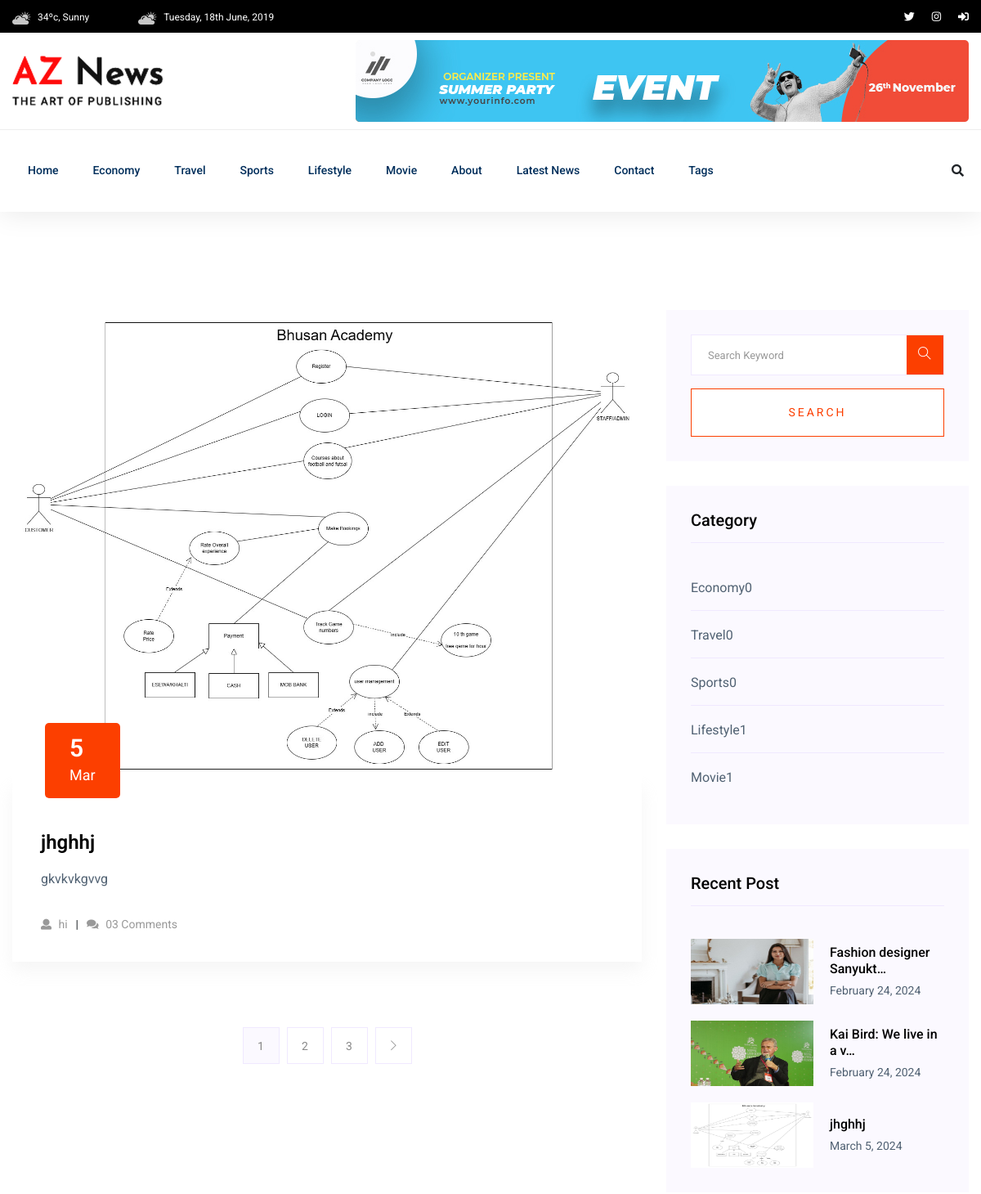
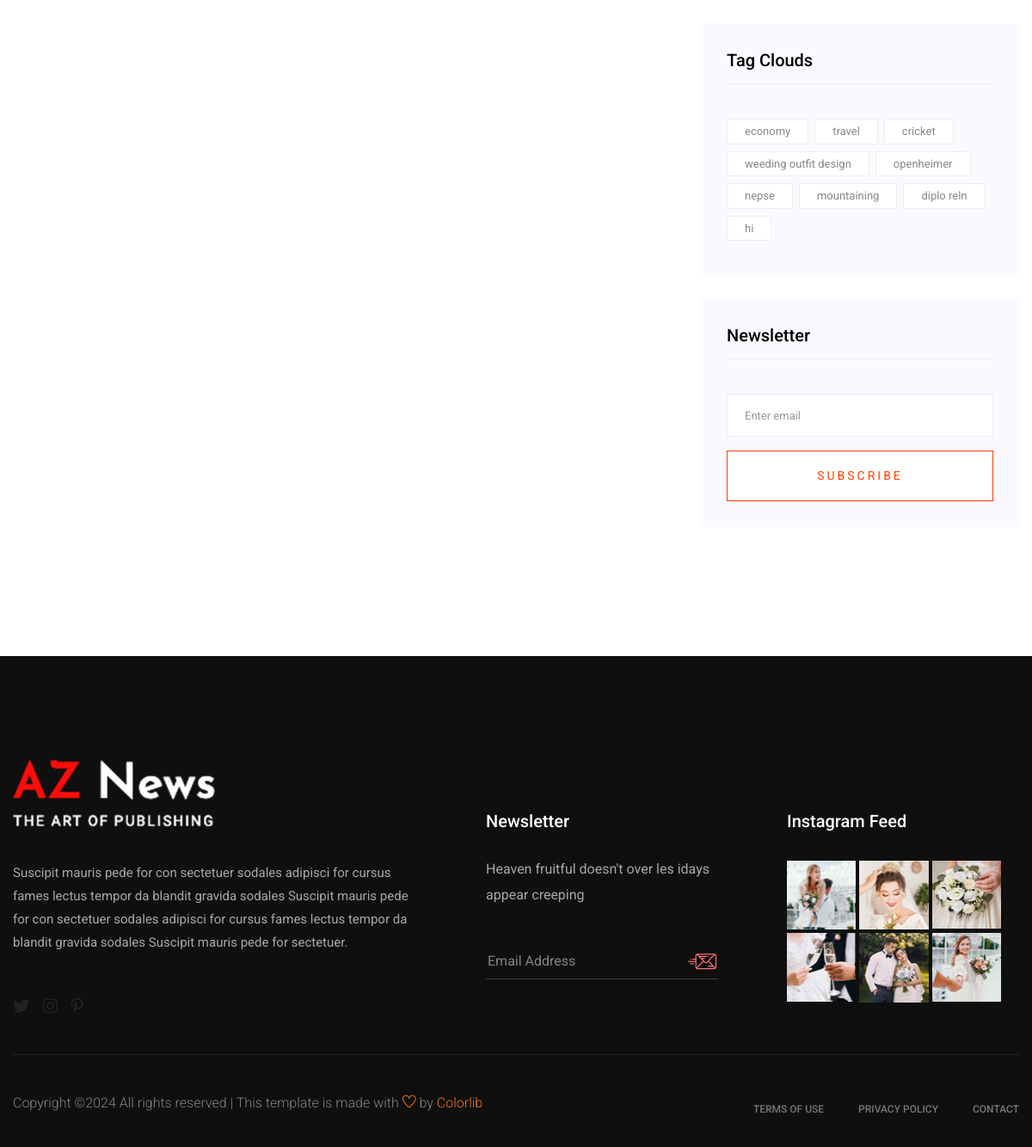
The page /post-list/ on the database its author committed (2 pictures, top to bottom).
### news_app/models.py (models this page shows, shortened)
class base_model(models.Model):
    updated_at = models.DateTimeField(auto_now=True)
    created_at = models.DateTimeField(auto_now_add=True)
    class Meta:
        abstract = True # django le table banudaina

class Category(base_model):
    name = models.CharField(max_length=200)

class Post(base_model):
    STATUS_CHOICES = [
        ('active', 'Active'),
        ('in_active', 'Inactive'),
    ]
    title = models.CharField(max_length=200)
    content = models.TextField()
    featured_image = models.ImageField(upload_to="post_images/%y/%m/%d", blank=False)
    author = models.ForeignKey("auth.User", on_delete=models.CASCADE, related_name='news_posts')
    status = models.CharField(max_length=20, choices=STATUS_CHOICES, default="active")
    views_count = models.PositiveBigIntegerField(default=0)
    published_at = models.DateTimeField(null=True, blank=True)
    category = models.ForeignKey(Category, on_delete=models.CASCADE)
    tag = models.ManyToManyField(Tag)

class Tag(base_model):
    name = models.CharField(max_length=200)
    def __str__(self):
        return self.name

### news_app/views.py (the view)
# urls.py: path('post-list/', views.PostView.as_view(),
class PostView(ListView):
    model = Post
    template_name = "aznews/list/list.html"
    context_object_name = "posts"
    queryset = Post.objects.filter(published_at__isnull=False, status="active").order_by("-published_at")
    paginate_by = 1

### templates/aznews/list/list.html
{% extends "aznews/base.html" %}
{% block content %}
    <section class="blog_area section-padding">
        <div class="container">
            <div class="row">
                <div class="col-lg-8 mb-5 mb-lg-0">
                    <div class="blog_left_sidebar">
                       {% include "aznews/list/left/post_list.html" with posts=page_obj %}
                       {% include "aznews/list/left/pagination.html" %}
                    </div>
                </div>
                <div class="col-lg-4">
                    <div class="blog_right_sidebar">
                        {% include "aznews/list/right/search_form.html" %}
                        {% include "aznews/list/right/categories.html" %}
                        {% include "aznews/list/right/recent_posts.html" %}
                        {% include "aznews/list/right/tags.html" %}
                        {% include "aznews/list/right/newsletter.html" %}
                    </div>
                </div>
            </div>
        </div>
    </section>
{% endblock content %}

### templates/aznews/header.html (shortened to what this page needs)
{% load static %}
<header>
   <div class="header-area">
        <div class="main-header ">
            <div class="header-top black-bg d-none d-md-block">
               <div class="container">
                   <div class="col-xl-12">
                        <div class="row d-flex justify-content-between align-items-center">
                            <div class="header-info-left">
                                <ul>
                                    <li><img src="{% static 'aznews/assets/img/icon/header_icon1.png'%}" alt="">34ºc, Sunny </li>
                                    <li><img src="{% static 'aznews/assets/img/icon/header_icon1.png' %}" alt="">Tuesday, 18th June, 2019</li>
                                </ul>
                            </div>
                            <div class="header-info-right">
                                <ul class="header-social">
                                    <li><a href="#"><i class="fab fa-twitter"></i></a></li>
                                    <li><a href="#"><i class="fab fa-instagram"></i></a></li>
                                   <li> <a href="{% url "login" %}"><i class="fas fa-sign-in-alt"></i></a></li>
                                </ul>
                            </div>
                        </div>
                   </div>
               </div>
            </div>
            <div class="header-mid d-none d-md-block">
               <div class="container">
                    <div class="row d-flex align-items-center">
                        <div class="col-xl-3 col-lg-3 col-md-3">
                            <div class="logo">
                                <a href="index.html"><img src="{% static 'aznews/assets/img/logo/logo.png' %}" alt=""></a>
                            </div>
                        </div>
                        <div class="col-xl-9 col-lg-9 col-md-9">
                            <div class="header-banner f-right ">
                                <img src="{% static 'aznews/assets/img/hero/header_card.jpg' %}" alt="">
                            </div>
                        </div>
                    </div>
               </div>
            </div>
           <div class="header-bottom header-sticky">
                <div class="container">
                    <div class="row align-items-center">
                        <div class="col-xl-10 col-lg-10 col-md-12 header-flex">
                            <div class="main-menu d-none d-md-block">
                                <nav>
                                    <ul id="navigation">
                                        <li><a href="index.html">Home</a></li>
                                        {% for categorie in categories %}
                                        <li><a href="{% url 'post-by-category' categorie.pk %}">{{ categorie.name | title }}</a></li>
                                        {% endfor %}
                                        <li><a href="{% url "about" %}">About</a></li>
                                        <li><a href="{% url "post-list" %}">Latest News</a></li>
                                        <li><a href="{% url "contact" %}">Contact</a></li>
                                        <li><a href="#">Tags</a>
                                        </li>
                                </nav>
                            </div>
                        </div>
                        <div class="col-xl-2 col-lg-2 col-md-4">
                            <div class="header-right-btn f-right d-none d-lg-block">
                                <i class="fas fa-search special-tag"></i>
                            </div>
                        </div>
                        <div class="col-12">
                        </div>
                    </div>
                </div>
           </div>
        </div>
   </div>
</header>

### templates/aznews/list/left/post_list.html
{% for post in posts %}
<article class="blog_item">
    <div class="blog_item_img">
        <img class="card-img rounded-0" src="{{post.featured_image.url}}" alt="{{post.title}}">
        <a href="{% url "post-detail" post.pk %}" class="blog_item_date">
            <h3>{{ post.published_at|date:"j" }} </h3>
            <p>{{ post.published_at|date:"M" }} </p>
        </a>
    </div>
    <div class="blog_details">
        <a class="d-inline-block" href="{% url 'post-detail' post.pk %}">
            <h2>{{post.title}}</h2>
        </a>
        <p>{{post.content |striptags|truncatechars:200}}</p>
        <ul class="blog-info-link">
            <li><a href="#"><i class="fa fa-user"></i> {{post.tag.all | join:", "}}</a></li>
            <li><a href="#"><i class="fa fa-comments"></i> 03 Comments</a></li>
        </ul>
    </div>
</article>
{% endfor %}

### templates/aznews/list/right/categories.html
<aside class="single_sidebar_widget post_category_widget">
    <h4 class="widget_title">Category</h4>
    <ul class="list cat-list">
        {% for categori in categories %}
        <li>
            <a href="#" class="d-flex">
                <p>{{categori.name |title}}</p>
                <p>{{categori.post_set.count}}</p>
            </a>
        </li>
        {% endfor %}
    </ul>
</aside>

### templates/aznews/list/right/recent_posts.html
<aside class="single_sidebar_widget popular_post_widget">
    <h3 class="widget_title">Recent Post</h3>
    {% for recent_post in trending_posts %}
    <div class="media post_item">
        <img src="{{ recent_post.featured_image.url }}" alt="{{ recent_post.title }}" width="150px" height="80px">
        <div class="media-body">
            <a href="{% url 'post-detail' recent_post.pk %}">
                <h3>{{ recent_post.title | truncatechars:25 }}</h3>
            </a>
            <p>{{ recent_post.published_at | date:"F j, Y" }}</p>
        </div>
    </div>
    {% endfor %}
</aside>

### templates/aznews/list/right/tags.html
<aside class="single_sidebar_widget tag_cloud_widget">
    <h4 class="widget_title">Tag Clouds</h4>
    <ul class="list">
        {% for tag in tags %}
        <li>
            <a href="#">{{tag.name | lower}}</a>
        </li>
        {% endfor %}
    </ul>
</aside>

### rows shown on the page
Category: name "Economy", post_set.count "0"
Category: name "Travel", post_set.count "0"
Category: name "Sports", post_set.count "0"
Category: name "Lifestyle", post_set.count "1"
Category: name "Movie", post_set.count "1"
Post: featured_image (picture), published_at "5", published_at "Mar", title "jhghhj", content "gkvkvkgvvg", tag.all "hi", published_at "March 5, 2024"
Post: featured_image (picture), title "Fashion designer Sanyukt…", published_at "February 24, 2024"
Post: featured_image (picture), title "Kai Bird: We live in a v…", published_at "February 24, 2024"
Tag: name "economy"
Tag: name "travel"
Tag: name "cricket"
Tag: name "weeding outfit design"
Tag: name "openheimer"
Tag: name "nepse"
Tag: name "mountaining"
Tag: name "diplo reln"
Tag: name "hi"

### other values the page prints
{{ i }} "1" "2" "3"
